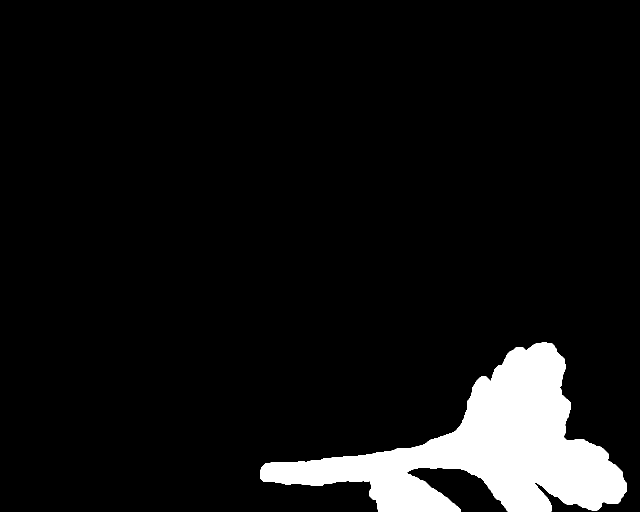
%> input picture ima3.bmp, 1280 x 1024 px (shown at 1/2 size)
$ octave histograma.m   (GNU Octave 9; MATLAB toolbox functions it lacks are replaced by stand-ins)
%> lines starting %> are read from the running program, lines starting %| are printed output that depends on the picture; in (x1, y1, x2, y2) boxes, pixels count from 0 and x2, y2 are one past the last pixel; in counts of white or black regions, pixels touching at a corner belong together; the program's own positions count from 1
bw = imread('ima3.bmp');
%> bw: size 1024x1280 logical; 7.6% white; 1 white region, box (x1, y1, x2, y2) and area: (520, 685, 1253, 1024) 99758
%bw= imrotate(bw,180);
%Hallamos el n鷐ero de filas y col鷐nas de la imagen

[fil,col] = size(bw);
%> fil = 1024; col = 1280
%Creamos un vector cuyo tama駉 es el n鷐ero de col鷐nas de la imagen
vec = zeros(1,col);

%Creamos el histograma para la im醙en
for i=1: col
    for j =1: fil
        if (bw(j,i) == 1)
            vec(i) = vec(i)+1;
        end
    end
end
%> after the loop, vec = 1280 values, max 336 at index 1069, min 0 at index 1, mean 77.94
figure(1);
subplot 122; plot(vec);
subplot 121; imshow(bw); impixelinfo
hold on
%Guardamos en sv el tama駉 del vector
sv = size(vec);
%> sv = [1 1280]

%%%%%%%%%%%%%%%%%% HALLAMOS LOS PUNTOS INICIALES DEL TALLO %%%%%%%%%%%%%%%%
%Hallamos las coordenadas en x para el inicio del tallo
x=1;
for i=1:sv(2)
    if(vec(i) == 0)
        x=x+1;
    else
        break;
    end
end
%> after the loop, x = 521

%Hallamos el punto central del inicio del tallo
centro = vec(1,x)/2;
%> centro = 6.5

%Hallamos las coordenadas en y para el inicio del tallo
y=1;
for i=1:fil
    if (bw(i,x) == 1)
        y = i;
        break;
    end
end
%> after the loop, y = 945
y = y + centro;
%> y = 951.5


%%%%%%%%%%%%%%RECORTAMOS LA IMAGEN EN X+100 Y X-100%%%%%%%%%%%%%%%%%%%%%%%%
y1 = uint32(y);
%> y1 = 952
for i=1:(y1-100)
    for j=1:col
        if((bw(i,j))==1)
            bw(i,j) = 0;
        end
    end
end
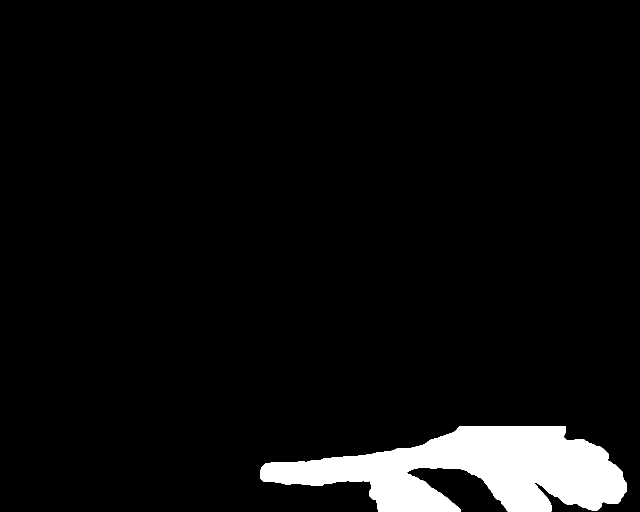
%> bw: size 1024x1280 logical (shown at 1/2 size); 5.6% white; 1 white region, box (x1, y1, x2, y2) and area: (520, 852, 1253, 1024) 73328
for i=(y1+100):fil
    for j=1:col
        if((bw(i,j))==1)
            bw(i,j) = 0;
        end
    end
end
%> this loop made 0 passes
hold on

% %%%%%%%%%%%%%%%%%%% HALLAMOS LOS PUNTOS INICIALES DE LA HOJA %%%%%%%%%%%%

%Creamos de nuevo un vector
vec1 = zeros(1,col);
for i=1: col
    for j =1: fil
        if (bw(j,i) == 1)
            vec1(i) = vec1(i)+1;
        end
    end
end
%> after the loop, vec1 = 1280 values, max 172 at index 1017, min 0 at index 1, mean 57.29

%Hallamos el final del esqueje recortado
yf=x;
%> yf = 521
for i=x:col
    if(vec1(i) ~= 0)
        yf=yf+1;
    else
        break;
    end
end
%> after the loop, yf = 1254

%Hallamos el valor promedio del grosor (en px) del tallo
prom = 0;
for i=x:(x+100)
    prom = prom + vec(i);
end
%> this loop made 101 passes
%> prom on passes 1 to 12: 13, 32, 54, 80, 108, 138, 170, 203, 237, 272, 308, 344
%> after the loop, prom = 4153
prom = prom/100;
%> prom = 41.53

% %Hallamos la columna donde nace la hoja
x1 = 0;
i = x;
%> i = 521
while(vec1(i) < (prom+10))
	x1 = i;
    i = i+1;
end
%> this loop made 122 passes
%> after the loop, i = 643

%Hallamos la fila donde nace la hoja
centroh = vec1(1,x1)/2;
%> centroh = 25.5
y1=1;
for i=1:fil
    if (bw(i,x1) == 1)
        y1 = i;
        break;
    end
end
%> after the loop, y1 = 921
y1 = y1 + centroh;
%> y1 = 946.5

%Trazamos los puntos por las coordenadas encontradas

%Punto inicial del tallo
hold on
P1=[x,0]; P2=[x,fil];
%> after `P1=[x,0]`: P1 = [521 0]
%> after `P2=[x,fil]`: P2 = [521 1024]
plot([P1(1) P2(1)],[P1(2) P2(2)],'r','LineWidth',1);
P3=[0,y]; P4=[col,y];
%> after `P3=[0,y]`: P3 = [0 951.5]
%> after `P4=[col,y]`: P4 = [1280 951.5]
plot([P3(1) P4(1)],[P3(2) P4(2)],'r','LineWidth',1);

%Punto inicial de la primer hoja
hold on
P5=[x1,0]; P6=[x1,fil];
%> after `P5=[x1,0]`: P5 = [642 0]
%> after `P6=[x1,fil]`: P6 = [642 1024]
plot([P5(1) P6(1)],[P5(2) P6(2)],'m','LineWidth',1);
P7=[0,y1]; P8=[col,y1];
%> after `P7=[0,y1]`: P7 = [0 946.5]
%> after `P8=[col,y1]`: P8 = [1280 946.5]
plot([P7(1) P8(1)],[P7(2) P8(2)],'m','LineWidth',1);
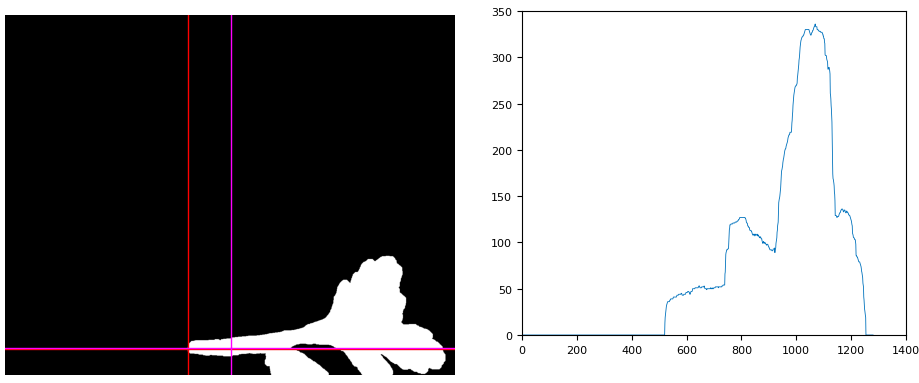
%> figure redrawn from the program's plot data, 2 panels

$ run again, with ima1.bmp copied over ima3.bmp
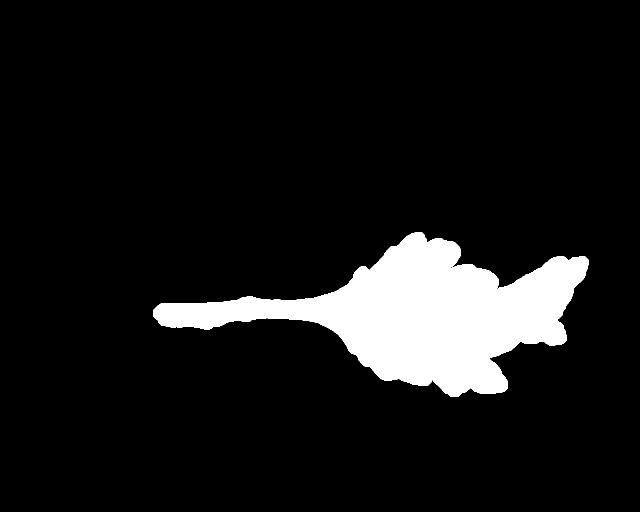
%> input picture ima1.bmp, 1280 x 1024 px (shown at 1/2 size)
%> after the loop `for i=1: col`: vec = 1280 values, max 311 at index 901, min 0 at index 1, mean 93.59
%> sv = [1 1280]
%> after the loop `for i=1:sv(2)`: x = 307
%> centro = 6
%> after the loop `for i=1:fil`: y = 622
%> `y = y + centro;`: y = 628
%> after the loop `for i=(y1+100):fil`:
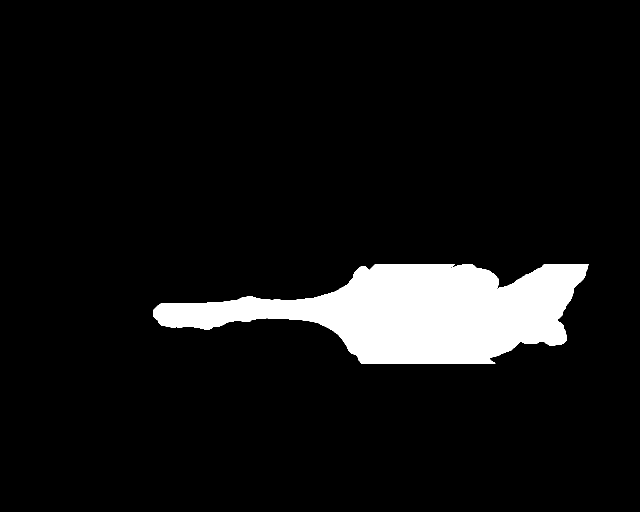
%> bw: size 1024x1280 logical (shown at 1/2 size); 7.5% white; 1 white region, box (x1, y1, x2, y2) and area: (306, 528, 1177, 727) 98719
%> after the loop `for i=1: col`: vec1 = 1280 values, max 199 at index 751, min 0 at index 1, mean 77.12
%> `yf=x;`: yf = 307
%> after the loop `for i=x:col`: yf = 1178
%> the loop `for i=x:(x+100)` made 101 passes
%> prom on passes 1 to 8: 12, 27, 44, 63, 84, 107, 132, 158
%> after the loop `for i=x:(x+100)`: prom = 4513
%> `prom = prom/100;`: prom = 45.13
%> `i = x;`: i = 307
%> after the loop `while(vec1(i) < (prom+10))`: i = 641
%> centroh = 27.5
%> after the loop `for i=1:fil`: y1 = 594
%> `y1 = y1 + centroh;`: y1 = 621.5
%> P1 = [307 0]
%> P2 = [307 1024]
%> P3 = [0 628]
%> P4 = [1280 628]
%> P5 = [640 0]
%> P6 = [640 1024]
%> P7 = [0 621.5]
%> P8 = [1280 621.5]
%> `plot([P7(1) P8(1)],[P7(2) P8(2)],'m','LineWidth',1);`:
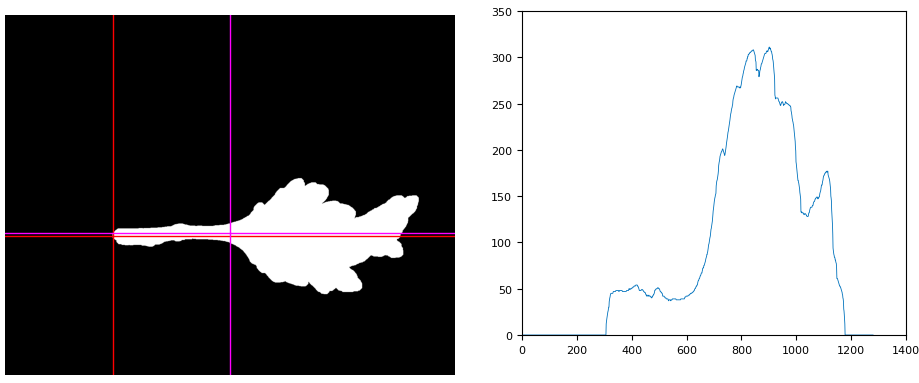
%> figure redrawn from the program's plot data, 2 panels

$ run again, with ima2.bmp copied over ima3.bmp
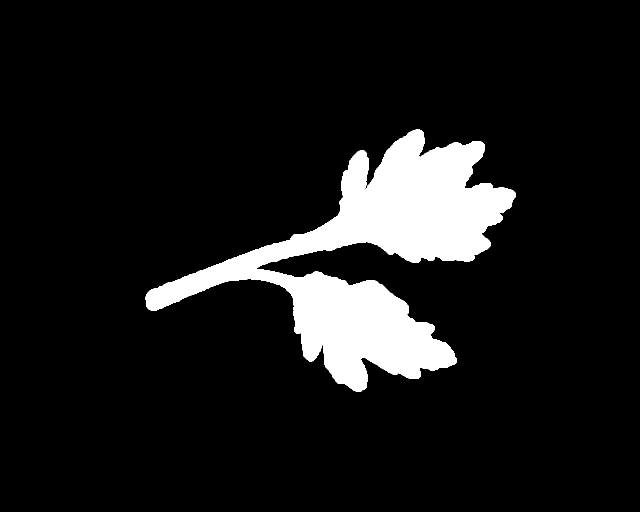
%> input picture ima2.bmp, 1280 x 1024 px (shown at 1/2 size)
%> after the loop `for i=1: col`: vec = 1280 values, max 403 at index 721, min 0 at index 1, mean 101
%> sv = [1 1280]
%> after the loop `for i=1:sv(2)`: x = 292
%> centro = 3.5
%> after the loop `for i=1:fil`: y = 594
%> `y = y + centro;`: y = 597.5
%> `y1 = uint32(y);`: y1 = 598
%> after the loop `for i=(y1+100):fil`:
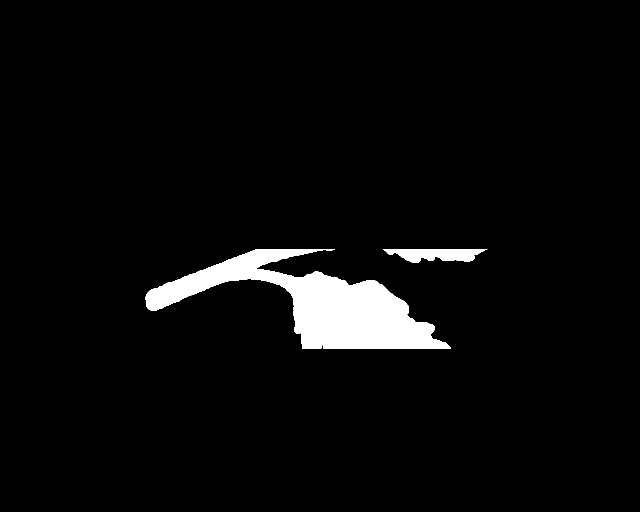
%> bw: size 1024x1280 logical (shown at 1/2 size); 3.9% white; 2 white regions, box (x1, y1, x2, y2) and area: (291, 498, 902, 697) 47149, (766, 498, 975, 525) 3859
%> after the loop `for i=1: col`: vec1 = 1280 values, max 159 at index 629, min 0 at index 1, mean 39.85
%> `yf=x;`: yf = 292
%> after the loop `for i=x:col`: yf = 976
%> the loop `for i=x:(x+100)` made 101 passes
%> prom on passes 1 to 8: 7, 29, 55, 84, 116, 150, 186, 224
%> after the loop `for i=x:(x+100)`: prom = 4293
%> `prom = prom/100;`: prom = 42.93
%> `i = x;`: i = 292
%> after the loop `while(vec1(i) < (prom+10))`: i = 492
%> centroh = 26
%> after the loop `for i=1:fil`: y1 = 508
%> `y1 = y1 + centroh;`: y1 = 534
%> P1 = [292 0]
%> P2 = [292 1024]
%> P3 = [0 597.5]
%> P4 = [1280 597.5]
%> P5 = [491 0]
%> P6 = [491 1024]
%> P7 = [0 534]
%> P8 = [1280 534]
%> `plot([P7(1) P8(1)],[P7(2) P8(2)],'m','LineWidth',1);`:
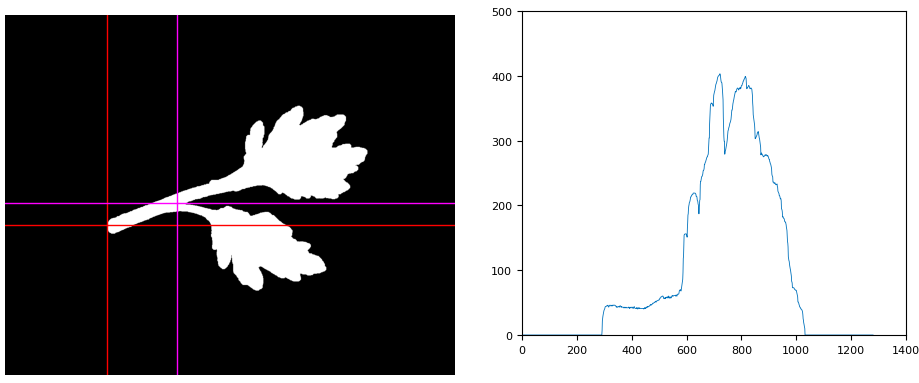
%> figure redrawn from the program's plot data, 2 panels

$ run again, with ima4.bmp copied over ima3.bmp
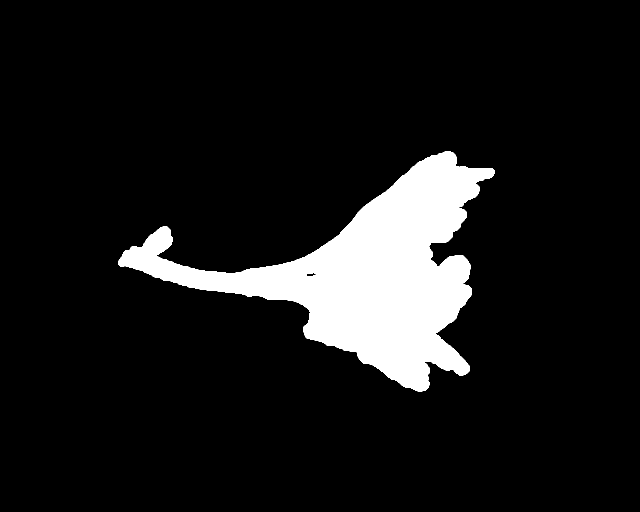
%> input picture ima4.bmp, 1280 x 1024 px (shown at 1/2 size)
%> after the loop `for i=1: col`: vec = 1280 values, max 463 at index 849, min 0 at index 1, mean 98.71
%> sv = [1 1280]
%> after the loop `for i=1:sv(2)`: x = 237
%> centro = 3.5
%> after the loop `for i=1:fil`: y = 523
%> `y = y + centro;`: y = 526.5
%> `y1 = uint32(y);`: y1 = 527
%> after the loop `for i=(y1+100):fil`:
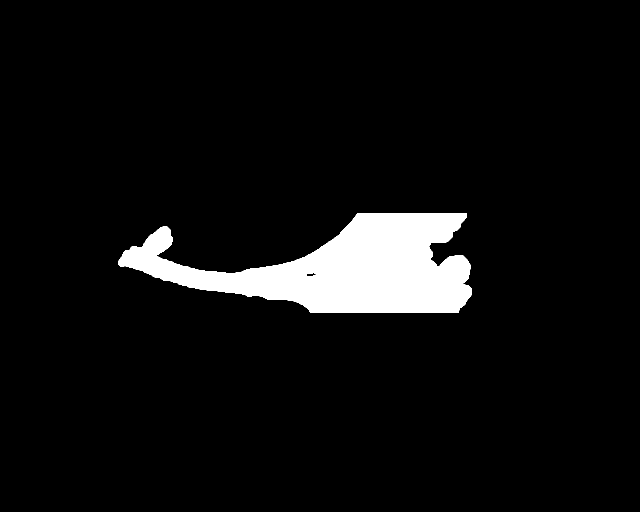
%> bw: size 1024x1280 logical (shown at 1/2 size); 5.8% white; 1 white region, box (x1, y1, x2, y2) and area: (236, 427, 944, 626) 76585
%> after the loop `for i=1: col`: vec1 = 1280 values, max 199 at index 715, min 0 at index 1, mean 59.83
%> `yf=x;`: yf = 237
%> after the loop `for i=x:col`: yf = 945
%> the loop `for i=x:(x+100)` made 101 passes
%> prom on passes 1 to 8: 7, 16, 28, 42, 59, 77, 96, 116
%> after the loop `for i=x:(x+100)`: prom = 6046
%> `prom = prom/100;`: prom = 60.46
%> `i = x;`: i = 237
%> the loop `while(vec1(i) < (prom+10))` made 59 passes
%> centroh = 35
%> after the loop `for i=1:fil`: y1 = 478
%> `y1 = y1 + centroh;`: y1 = 513
%> P1 = [237 0]
%> P2 = [237 1024]
%> P3 = [0 526.5]
%> P4 = [1280 526.5]
%> P5 = [295 0]
%> P6 = [295 1024]
%> P7 = [0 513]
%> P8 = [1280 513]
%> `plot([P7(1) P8(1)],[P7(2) P8(2)],'m','LineWidth',1);`:
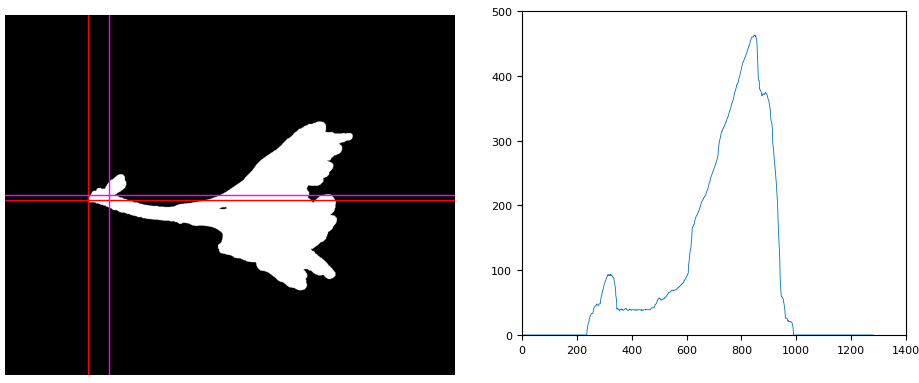
%> figure redrawn from the program's plot data, 2 panels
